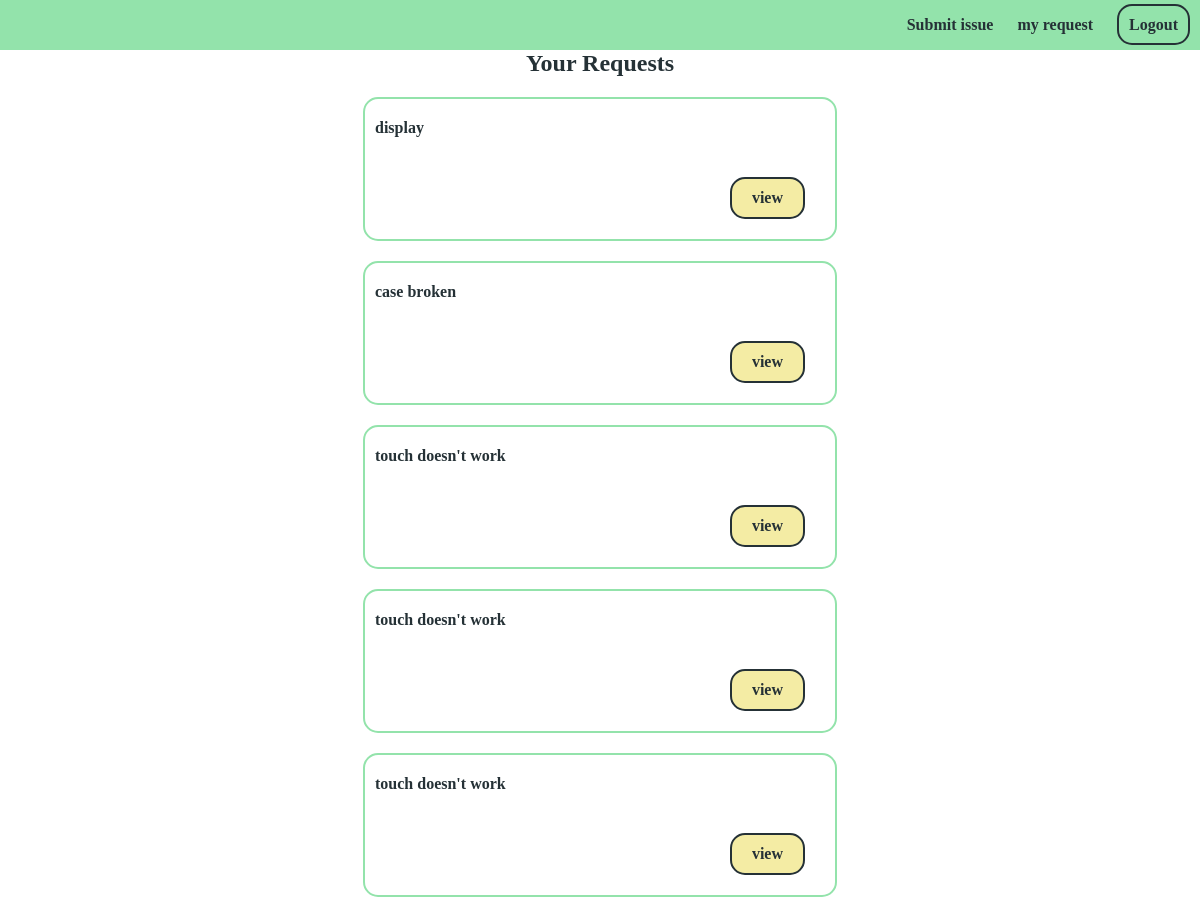
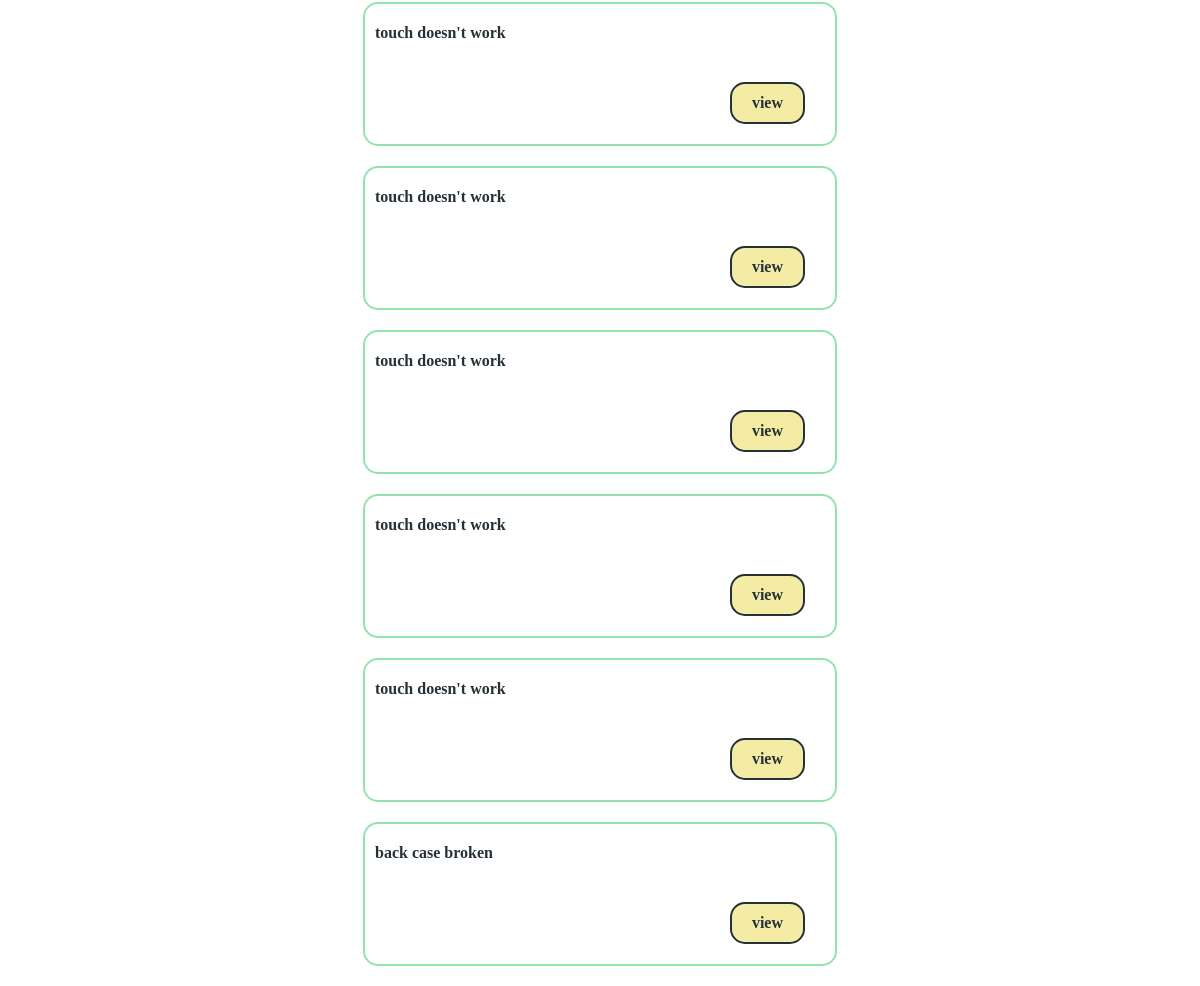
The page /app/myreq/ (signed in) on the database its author committed (2 pictures, top to bottom).
### app/models.py (models this page shows)
class IssueModel(models.Model):
    issue = models.TextField(blank=False,null=False)
    customer_name = models.ForeignKey(CustomUser,on_delete=models.CASCADE)
    address = models.TextField(blank=False,null=False)
    state = models.CharField(max_length=200 ,blank=False,null=False)
    district = models.CharField(max_length=200 , blank=False,null=False)
    pincode = models.IntegerField(blank=False,null=False)
    command = models.TextField()
    owner_id = models.CharField(max_length=200)
    selected = models.BooleanField(default=False)
    picked = models.BooleanField(default=False)

### app/views.py (the view)
# urls.py: path('myreq/',myRequest, name="my_request"),
@login_required(login_url='/accounts/login/')
def myRequest(request):
	context = {
	'title' : "My Requests",
	"list" : IssueModel.objects.filter(customer_name=request.user)
	}
	return render(request,'app/my_request.html',context)

### app/templates/app/my_request.html
{% extends "app/base.html" %}
{% block content %}
<h2> Your Requests </h2>
<div>
	{% for item in list%}
<div id="list_div">
	<h4 id="issue_top" >{{item.issue}}</h4>
	<div id="view_div"><div></div><a id="view_button" href="{% url 'detail_view' item.id %}">view</a></div>
</div>
{% endfor %}
</div>
{% endblock %}

### app/templates/app/base.html (style rules this page uses)
body { background-color: white; }
body,h1,h2,h3,h4 { margin: 0px; padding: 0px; color: #253136 ; }
#list_div { padding: 20px 10px; border : 2px solid #93e3ab ; margin :20px; max-width: 500px; min-width: 450px; min-height: 100px; border-radius: 15px; display: flex; flex-direction: column; justify-content: space-between; }
#issue_top { color: #253136; }
#view_div { display: flex; flex-direction: row; justify-content: space-between; }
#view_button { padding :10px 20px; margin-right: 20px; border-radius: 15px; border: 2px solid #253136; background-color: #F4ECA4 ; text-decoration: none; font-weight: bolder; color: #253136 ; }

### rows shown on the page
IssueModel: issue "display"
IssueModel: issue "case broken"
IssueModel: issue "touch doesn't work"
IssueModel: issue "touch doesn't work"
IssueModel: issue "touch doesn't work"
IssueModel: issue "touch doesn't work"
IssueModel: issue "touch doesn't work"
IssueModel: issue "touch doesn't work"
IssueModel: issue "touch doesn't work"
IssueModel: issue "touch doesn't work"
IssueModel: issue "back case broken"
